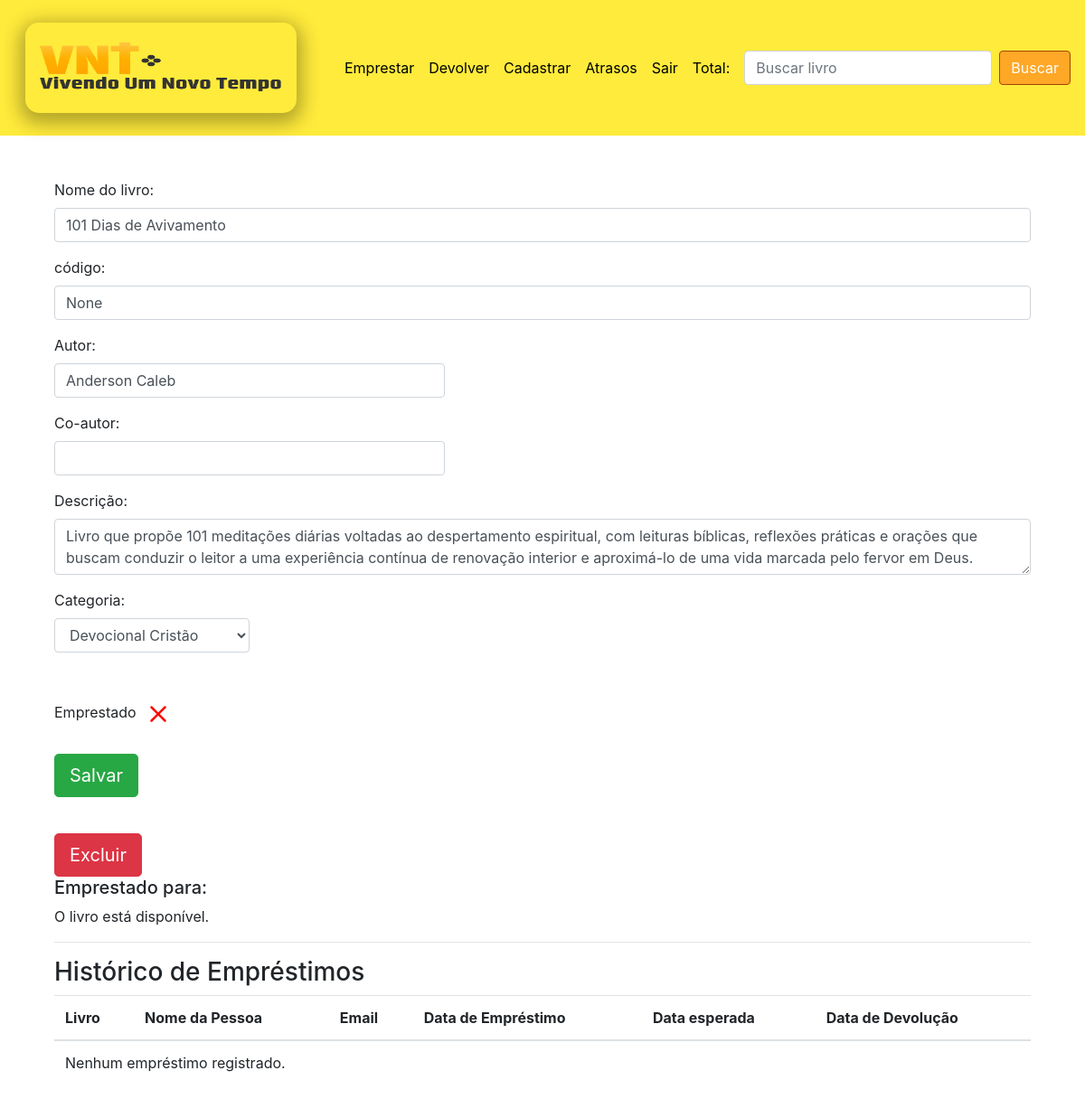
Page /livro/ver_livro/12 (signed in) on the committed database.
### livro/models.py (models this page shows, shortened)
class Livros(models.Model):
    nome = models.CharField(max_length=100)
    autor = models.CharField(max_length=30)
    co_autor = models.CharField(max_length=30, blank=True)
    emprestado = models.BooleanField(default=False)
    categoria = models.ForeignKey(Categoria, on_delete=models.DO_NOTHING)
    usuario = models.ForeignKey(Usuario, on_delete=models.DO_NOTHING)
    codigo = models.CharField(max_length=50, null=True, blank=True)
    descricao = models.TextField(blank=True, null=True)
    imagem = models.ImageField(upload_to='livros/', blank=True, null=True)
    class Meta:
        verbose_name = 'Livro'

### livro/views.py (the view)
# urls.py: path('ver_livro/<int:id>', views.ver_livros, name = 'ver_livros' ),
def ver_livros(request, id):
    if request.session.get('usuario'):
        livro = Livros.objects.get(id=id)
        if request.session.get('usuario') == livro.usuario.id:
            usuario = Usuario.objects.get(id=request.session['usuario'])
            categoria_livro = Categoria.objects.filter(usuario=usuario).order_by('nome')
            emprestimos = Emprestimos.objects.filter(livro=livro).order_by('-data_emprestimo')
            form = CadastroLivro()
            form.fields['usuario'].initial = request.session['usuario']
            form.fields['categoria'].queryset = categoria_livro
            form_categoria = CategoriaLivro()
            usuarios = Usuario.objects.all()
            livros_emprestar = Livros.objects.filter(usuario=usuario, emprestado=False).order_by('nome')
            livros_emprestados = Livros.objects.filter(usuario=usuario, emprestado=True).order_by('nome')
            return render(request, 'ver_livro.html', {
                'livro': livro,
                'categoria_livro': categoria_livro,
                'emprestimos': emprestimos,
                'usuario_logado': request.session.get('usuario'),
                'form': form,
                'id_livro': id,
                'form_categoria': form_categoria,
                'usuarios': usuarios,
                'livros_emprestar': livros_emprestados,
                'livros_emprestados': livros_emprestados
            })
        else:
            return HttpResponse('Esse livro não é seu')
    return redirect('/auth/login/?status=2')

### livro/forms.py
class CadastroLivro(forms.ModelForm):
    class Meta:
        model = Livros
        fields = "__all__"
    def __init__(self, *args, **kwargs):
        super().__init__(*args, **kwargs)
        self.fields['usuario'].widget = forms.HiddenInput()

class CategoriaLivro(forms.Form):
    nome = forms.CharField(max_length=30)
    descricao = forms.CharField(max_length=60)
    def __init__(self, *args, **kwargs):
        super().__init__(*args, **kwargs)
        self.fields['descricao'].widget = forms.Textarea()

### livro/models.py (called while the page is built)
    def __str__(self) -> str:
        return self.nome

### livro/templates/ver_livro.html (shortened to what this page needs)
{% extends 'base.html' %}
{% load filtros %}
{% block 'conteudo' %}
<div class="container">
  <br>
  <form action="{% url 'alterar_livro' %}" method="POST">
    <p>
      <label>Nome do livro:</label>
      <input class="form-control" type="text" value="{{livro.nome}}" name="nome_livro">
    </p>
    <p>
      <label>código:</label>
      <input class="form-control" type="text" value="{{livro.codigo}}" name="codigo">
    </p>
    <p>
      <label>Autor:</label>
      <input style="width: 40%;" class="form-control" type="text" value="{{livro.autor}}" name="autor">
    </p>
    <p>
      <label>Co-autor:</label>
      <input style="width: 40%;" class="form-control" type="text" value="{{livro.co_autor}}" name="co_autor">
    </p>
    <p>
      <label>Descrição:</label>
      <textarea class="form-control" name="descricao">{{livro.descricao}}</textarea>
    </p>
    <label>Categoria:</label>
    <select style="width: 20%;" class="form-control" name="categoria_id">
      {% for i in categoria_livro %}
        {% if livro.categoria.nome == i.nome %}
          <option value="{{i.id}}" selected>{{i}}</option>
        {% else %}
          <option value="{{i.id}}">{{i}}</option>
        {% endif %}
      {% endfor %}
    </select>
    <br>
    <p>
    <br>
    <label>Emprestado</label>
    <br>
    <br>
    <input type="submit" class="btn btn-success btn-lg" value="Salvar">
  </form>
  <br>
  <button type="button" class="btn btn-danger btn-lg" data-toggle="modal" data-target="#exampleModal2">
    Excluir
  </button>
  <h5>Emprestado para:</h5>
  {% if livro.emprestado %}
    <p>Nome: {{ livro.usuario_emprestado.nome }}</p>
    <p>Email: {{ livro.usuario_emprestado.email }}</p>
  {% else %}
    <p>O livro está disponível.</p>
  {% endif %}
  <hr>
  <h3>Histórico de Empréstimos</h3>
  <table class="table">
    <thead>
      <tr>
        <th>Livro</th>
        <th>Nome da Pessoa</th>
        <th>Email</th>
        <th>Data de Empréstimo</th>
        <th>Data esperada</th>
        <th>Data de Devolução</th>
      </tr>
    </thead>
    <tbody>
      {% for emprestimo in emprestimos %}
        <tr>
          <td>{{ emprestimo.livro.nome }}</td>
          <td>{{ emprestimo.nome_emprestado_anonimo }}</td>
          <td>{{ emprestimo.email_emprestado }}</td>
          <td>{{ emprestimo.data_emprestimo|date:"d/m/Y \\à\\s H:i" }}</td>
          <td>{{ emprestimo.data_prevista|date:"d/m/Y" }}</td>
          <td>{{ emprestimo.data_devolucao }}</td>
        </tr>
      {% empty %}
        <tr>
          <td colspan="5">Nenhum empréstimo registrado.</td>
        </tr>
      {% endfor %}
    </tbody>
  </table>
</div>
{% endblock %}

### rows in the picture
Livros: nome_livro "101 Dias de Avivamento", codigo "None", autor "Anderson Caleb", descricao "Livro que propõe 101 meditações diárias voltadas ao despertamento espiritual, com leituras bíblicas, reflexões práticas e orações que buscam conduzir o leitor a uma experiência contínua de renovação interior e aproximá-lo de uma vida marcada pelo fervor em Deus."

### other values in the picture
form field categoria_id "Devocional Cristão"
